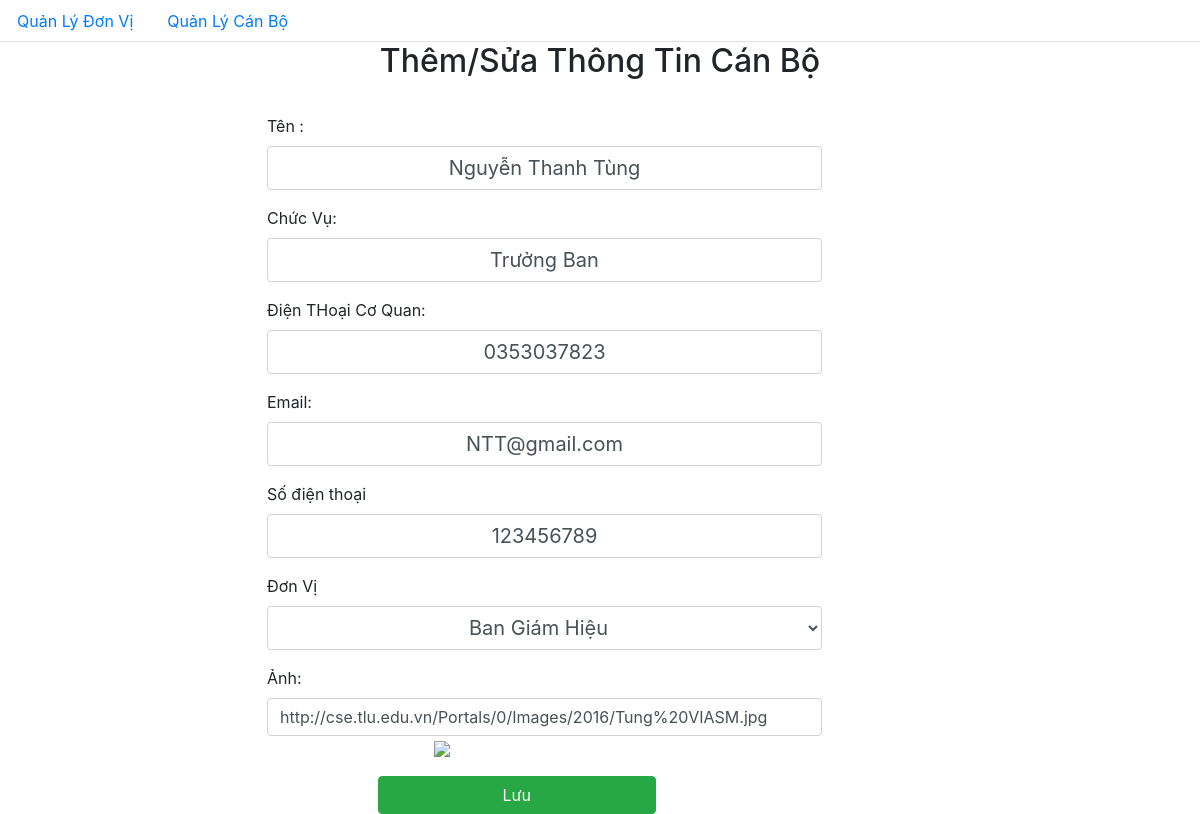
The page /admin/Danhba/add.php?id=1 (signed in) on the database its author committed.
### tables this page shows
CREATE TABLE `canbo` (
  `id` int(11) NOT NULL,
  `name` varchar(255) NOT NULL,
  `thumbnail` varchar(255) NOT NULL,
  `chucvu` varchar(255) NOT NULL,
  `coquan` varchar(255) NOT NULL,
  `email` varchar(255) NOT NULL,
  `sdt` int(11) NOT NULL,
  `id_donvi` int(10) DEFAULT NULL
);

CREATE TABLE `donvi` (
  `id` int(10) NOT NULL,
  `name` varchar(255) NOT NULL,
  `sophong` varchar(10) NOT NULL,
  `maytruc` int(255) DEFAULT NULL,
  `diachi` varchar(255) DEFAULT NULL,
  `email` varchar(255) DEFAULT NULL,
  `website` varchar(255) DEFAULT NULL,
  `id_child` int(10) DEFAULT NULL
);

### db/dbhelper.php (called while the page is built, shortened)
<?php
function select_one($sql) {
	$con = mysqli_connect(HOST, USERNAME, PASSWORD, DATABASE);
	$result = mysqli_query($con, $sql);
	$row    = mysqli_fetch_array($result, 1);
	return $row;
}

### admin/Danhba/add.php (the view, shortened to what this page needs)
<?php
	require_once ('../../db/dbhelper.php');
$id = $name  = $cv =  $cq =  $em =  $sdt = $bm =  $dv = $thumbnail = $id_dv = '';
if (isset($_GET['id'])) {
	$id       = $_GET['id'];
	$sql      = 'select * from canbo where id = '.$id;
	$login = select_one($sql);
	if ($login != null) {
		$name 	  = $login['name'];
		$cq 	  = $login['coquan'];
		$cv 	  = $login['chucvu'];
		$em 	  = $login['email'];
		$sdt 	  = $login['sdt'];
		$id_dv 	  = $login['id_donvi'];
		$thumbnail   = $login['thumbnail'];
		$donvi = "select name from donvi where id = " .$id_dv;
		$val_donvi = select_one($donvi);
		if ($val_donvi != null) {
				$dv = $val_donvi['name'];
		}
	}
}
?>
<!DOCTYPE html>
<html>
<head>
	<link rel="stylesheet" href="https://maxcdn.bootstrapcdn.com/bootstrap/4.4.1/css/bootstrap.min.css">
</head>
<body >
	<ul class="nav nav-tabs">
	  <li class="nav-item">
	    <a class="nav-link"  href="../Donvi/">Quản Lý Đơn Vị</a>
	  </li>
	  <li class="nav-item">
	    <a class="nav-link " href="../Danhba/">Quản Lý Cán Bộ</a>
	  </li>
	</ul>
	<div class="container">
		<div class="panel panel-primary">
			<div class="panel-heading">
				<h2 class="text-center">Thêm/Sửa Thông Tin Cán Bộ</h2>
			</div>
			<div class="panel-body" >
				<form method="post" style = "width: 50% ; margin-left : 20%;margin-top:3%;">
					<div class="form-group">
					  <label  for="taikhoan">Tên :</label>
					  <input style="text-align:center;font-size : 20px;" required="true" type="text" class="form-control" id="taikhoan" name="taikhoan"
					  value="<?=$name?>" >
					</div>
					<div class="form-group">
					  <label  for="matkhau">Chức Vụ:</label>
					  <input style="text-align:center;font-size : 20px;" required="true" type="text" class="form-control" id="matkhau" name="chucvu" value="<?=$cv?>" >
					</div>
					<div class="form-group">
					  <label  for="matkhau">Điện THoại Cơ Quan:</label>
					  <input style="text-align:center;font-size : 20px;" required="true" type="text" class="form-control" id="matkhau" name="coquan" value="<?=$cq?>" >
					</div>
					<div class="form-group">
					  <label  for="matkhau">Email:</label>
					  <input style="text-align:center;font-size : 20px;" required="true" type="text" class="form-control" id="matkhau" name="email" value="<?=$em?>" >
					</div>
					<div class="form-group">
					  <label  for="matkhau">Số điện thoại</label>
					  <input style="text-align:center;font-size : 20px;" required="true" type="text" class="form-control" id="matkhau" name="sdt" value="<?=$sdt?>" >
					</div>
					<div class="form-group">
					  <label  for="matkhau">Đơn Vị</label>
					  <select style="text-align:center;font-size : 20px;" required="true" type="text" class="form-control" id="matkhau" name="donvi" value="<?=$dv?>" >
					  	<option value="<?=$id_dv?>"><?=$dv?></option>
					  </select>
					</div>
					<div class="form-group">
					  <label for="thumbnail">Ảnh:</label>
					  <input  placeholder="" type="text" class="form-control" id="thumbnail" name="thumbnail" value="<?=$thumbnail?>" onchange="updateThumbnail()">
					  <img src="<?=$thumbnail?>" style="max-width: 200px;margin-left: 30%" id="img_thumbnail">
					</div>
					<button style="width: 50%; margin-left : 20%" class="btn btn-success">Lưu</button>
				</form>
			</div>
		</div>
	</div>
</body>
</html>

### rows shown on the page
canbo: taikhoan "Nguyễn Thanh Tùng", chucvu "Trưởng Ban", coquan "0353037823", email "NTT@gmail.com", sdt "123456789", thumbnail "http://cse.tlu.edu.vn/Portals/0/Images/2016/Tung%20VIASM.jpg"
donvi: donvi "Ban Giám Hiệu"
